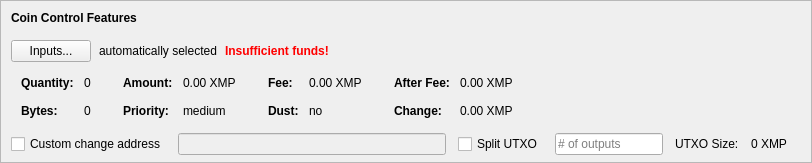
    <widget class="QFrame" name="frameCoinControl">
     <property name="sizePolicy">
      <sizepolicy hsizetype="Expanding" vsizetype="Expanding">
       <horstretch>0</horstretch>
       <verstretch>0</verstretch>
      </sizepolicy>
     </property>
     <property name="maximumSize">
      <size>
       <width>16777215</width>
       <height>16777215</height>
      </size>
     </property>
     <property name="frameShape">
      <enum>QFrame::StyledPanel</enum>
     </property>
     <property name="frameShadow">
      <enum>QFrame::Sunken</enum>
     </property>
     <layout class="QVBoxLayout" name="verticalLayoutCoinControl2">
      <property name="spacing">
       <number>0</number>
      </property>
      <property name="leftMargin">
       <number>0</number>
      </property>
      <property name="topMargin">
       <number>0</number>
      </property>
      <property name="rightMargin">
       <number>0</number>
      </property>
      <property name="bottomMargin">
       <number>6</number>
      </property>
      <item>
       <layout class="QVBoxLayout" name="verticalLayoutCoinControl" stretch="0,0,0,0,1">
        <property name="spacing">
         <number>0</number>
        </property>
        <property name="leftMargin">
         <number>10</number>
        </property>
        <property name="topMargin">
         <number>10</number>
        </property>
        <item>
         <layout class="QHBoxLayout" name="horizontalLayoutCoinControl1">
          <property name="bottomMargin">
           <number>15</number>
          </property>
          <item>
           <widget class="QLabel" name="labelCoinControlFeatures">
            <property name="sizePolicy">
             <sizepolicy hsizetype="Preferred" vsizetype="Maximum">
              <horstretch>0</horstretch>
              <verstretch>0</verstretch>
             </sizepolicy>
            </property>
            <property name="font">
             <font>
              <weight>75</weight>
              <bold>true</bold>
             </font>
            </property>
            <property name="styleSheet">
             <string notr="true">font-weight:bold;</string>
            </property>
            <property name="text">
             <string>Coin Control Features</string>
            </property>
           </widget>
          </item>
         </layout>
        </item>
        <item>
         <layout class="QHBoxLayout" name="horizontalLayoutCoinControl2" stretch="0,0,0,0">
          <property name="spacing">
           <number>8</number>
          </property>
          <property name="bottomMargin">
           <number>10</number>
          </property>
          <item>
           <widget class="QPushButton" name="pushButtonCoinControl">
            <property name="styleSheet">
             <string notr="true"/>
            </property>
            <property name="text">
             <string>Inputs...</string>
            </property>
            <property name="autoDefault">
             <bool>false</bool>
            </property>
           </widget>
          </item>
          <item>
           <widget class="QLabel" name="labelCoinControlAutomaticallySelected">
            <property name="text">
             <string>automatically selected</string>
            </property>
            <property name="margin">
             <number>5</number>
            </property>
           </widget>
          </item>
          <item>
           <widget class="QLabel" name="labelCoinControlInsuffFunds">
            <property name="font">
             <font>
              <weight>75</weight>
              <bold>true</bold>
             </font>
            </property>
            <property name="styleSheet">
             <string notr="true">color:red;font-weight:bold;</string>
            </property>
            <property name="text">
             <string>Insufficient funds!</string>
            </property>
            <property name="margin">
             <number>5</number>
            </property>
           </widget>
          </item>
          <item>
           <spacer name="horizontalSpacerCoinControl">
            <property name="orientation">
             <enum>Qt::Horizontal</enum>
            </property>
            <property name="sizeHint" stdset="0">
             <size>
              <width>40</width>
              <height>1</height>
             </size>
            </property>
           </spacer>
          </item>
         </layout>
        </item>
        <item>
         <widget class="QWidget" name="widgetCoinControl" native="true">
          <property name="sizePolicy">
           <sizepolicy hsizetype="Preferred" vsizetype="Preferred">
            <horstretch>0</horstretch>
            <verstretch>0</verstretch>
           </sizepolicy>
          </property>
          <property name="minimumSize">
           <size>
            <width>0</width>
            <height>0</height>
           </size>
          </property>
          <property name="styleSheet">
           <string notr="true"/>
          </property>
          <layout class="QHBoxLayout" name="horizontalLayoutCoinControl5">
           <property name="leftMargin">
            <number>0</number>
           </property>
           <property name="topMargin">
            <number>0</number>
           </property>
           <property name="rightMargin">
            <number>0</number>
           </property>
           <property name="bottomMargin">
            <number>0</number>
           </property>
           <item>
            <layout class="QHBoxLayout" name="horizontalLayoutCoinControl3" stretch="0,0,0,1">
             <property name="spacing">
              <number>20</number>
             </property>
             <property name="topMargin">
              <number>0</number>
             </property>
             <property name="bottomMargin">
              <number>10</number>
             </property>
             <item>
              <layout class="QFormLayout" name="formLayoutCoinControl1">
               <property name="horizontalSpacing">
                <number>10</number>
               </property>
               <property name="verticalSpacing">
                <number>14</number>
               </property>
               <property name="leftMargin">
                <number>10</number>
               </property>
               <property name="topMargin">
                <number>4</number>
               </property>
               <property name="rightMargin">
                <number>6</number>
               </property>
               <item row="0" column="0">
                <widget class="QLabel" name="labelCoinControlQuantityText">
                 <property name="font">
                  <font>
                   <weight>75</weight>
                   <bold>true</bold>
                  </font>
                 </property>
                 <property name="text">
                  <string>Quantity:</string>
                 </property>
                 <property name="margin">
                  <number>0</number>
                 </property>
                </widget>
               </item>
               <item row="0" column="1">
                <widget class="QLabel" name="labelCoinControlQuantity">
                 <property name="cursor">
                  <cursorShape>IBeamCursor</cursorShape>
                 </property>
                 <property name="contextMenuPolicy">
                  <enum>Qt::ActionsContextMenu</enum>
                 </property>
                 <property name="text">
                  <string notr="true">0</string>
                 </property>
                 <property name="margin">
                  <number>0</number>
                 </property>
                 <property name="textInteractionFlags">
                  <set>Qt::LinksAccessibleByMouse|Qt::TextSelectableByKeyboard|Qt::TextSelectableByMouse</set>
                 </property>
                </widget>
               </item>
               <item row="1" column="0">
                <widget class="QLabel" name="labelCoinControlBytesText">
                 <property name="font">
                  <font>
                   <weight>75</weight>
                   <bold>true</bold>
                  </font>
                 </property>
                 <property name="text">
                  <string>Bytes:</string>
                 </property>
                </widget>
               </item>
               <item row="1" column="1">
                <widget class="QLabel" name="labelCoinControlBytes">
                 <property name="cursor">
                  <cursorShape>IBeamCursor</cursorShape>
                 </property>
                 <property name="contextMenuPolicy">
                  <enum>Qt::ActionsContextMenu</enum>
                 </property>
                 <property name="text">
                  <string notr="true">0</string>
                 </property>
                 <property name="textInteractionFlags">
                  <set>Qt::LinksAccessibleByMouse|Qt::TextSelectableByKeyboard|Qt::TextSelectableByMouse</set>
                 </property>
                </widget>
               </item>
              </layout>
             </item>
             <item>
              <layout class="QFormLayout" name="formLayoutCoinControl2">
               <property name="horizontalSpacing">
                <number>10</number>
               </property>
               <property name="verticalSpacing">
                <number>14</number>
               </property>
               <property name="leftMargin">
                <number>6</number>
               </property>
               <property name="topMargin">
                <number>4</number>
               </property>
               <property name="rightMargin">
                <number>6</number>
               </property>
               <item row="0" column="0">
                <widget class="QLabel" name="labelCoinControlAmountText">
                 <property name="font">
                  <font>
                   <weight>75</weight>
                   <bold>true</bold>
                  </font>
                 </property>
                 <property name="text">
                  <string>Amount:</string>
                 </property>
                 <property name="margin">
                  <number>0</number>
                 </property>
                </widget>
               </item>
               <item row="0" column="1">
                <widget class="QLabel" name="labelCoinControlAmount">
                 <property name="cursor">
                  <cursorShape>IBeamCursor</cursorShape>
                 </property>
                 <property name="contextMenuPolicy">
                  <enum>Qt::ActionsContextMenu</enum>
                 </property>
                 <property name="text">
                  <string notr="true">0.00 XMP</string>
                 </property>
                 <property name="textInteractionFlags">
                  <set>Qt::LinksAccessibleByMouse|Qt::TextSelectableByKeyboard|Qt::TextSelectableByMouse</set>
                 </property>
                </widget>
               </item>
               <item row="1" column="0">
                <widget class="QLabel" name="labelCoinControlPriorityText">
                 <property name="font">
                  <font>
                   <weight>75</weight>
                   <bold>true</bold>
                  </font>
                 </property>
                 <property name="text">
                  <string>Priority:</string>
                 </property>
                </widget>
               </item>
               <item row="1" column="1">
                <widget class="QLabel" name="labelCoinControlPriority">
                 <property name="cursor">
                  <cursorShape>IBeamCursor</cursorShape>
                 </property>
                 <property name="contextMenuPolicy">
                  <enum>Qt::ActionsContextMenu</enum>
                 </property>
                 <property name="text">
                  <string>medium</string>
                 </property>
                 <property name="textInteractionFlags">
                  <set>Qt::LinksAccessibleByMouse|Qt::TextSelectableByKeyboard|Qt::TextSelectableByMouse</set>
                 </property>
                </widget>
               </item>
              </layout>
             </item>
             <item>
              <layout class="QFormLayout" name="formLayoutCoinControl3">
               <property name="horizontalSpacing">
                <number>10</number>
               </property>
               <property name="verticalSpacing">
                <number>14</number>
               </property>
               <property name="leftMargin">
                <number>6</number>
               </property>
               <property name="topMargin">
                <number>4</number>
               </property>
               <property name="rightMargin">
                <number>6</number>
               </property>
               <item row="0" column="0">
                <widget class="QLabel" name="labelCoinControlFeeText">
                 <property name="font">
                  <font>
                   <weight>75</weight>
                   <bold>true</bold>
                  </font>
                 </property>
                 <property name="text">
                  <string>Fee:</string>
                 </property>
                 <property name="margin">
                  <number>0</number>
                 </property>
                </widget>
               </item>
               <item row="0" column="1">
                <widget class="QLabel" name="labelCoinControlFee">
                 <property name="cursor">
                  <cursorShape>IBeamCursor</cursorShape>
                 </property>
                 <property name="contextMenuPolicy">
                  <enum>Qt::ActionsContextMenu</enum>
                 </property>
                 <property name="text">
                  <string notr="true">0.00 XMP</string>
                 </property>
                 <property name="textInteractionFlags">
                  <set>Qt::LinksAccessibleByMouse|Qt::TextSelectableByKeyboard|Qt::TextSelectableByMouse</set>
                 </property>
                </widget>
               </item>
               <item row="1" column="0">
                <widget class="QLabel" name="labelCoinControlLowOutputText">
                 <property name="font">
                  <font>
                   <weight>75</weight>
                   <bold>true</bold>
                  </font>
                 </property>
                 <property name="text">
                  <string>Dust:</string>
                 </property>
                </widget>
               </item>
               <item row="1" column="1">
                <widget class="QLabel" name="labelCoinControlLowOutput">
                 <property name="cursor">
                  <cursorShape>IBeamCursor</cursorShape>
                 </property>
                 <property name="contextMenuPolicy">
                  <enum>Qt::ActionsContextMenu</enum>
                 </property>
                 <property name="text">
                  <string>no</string>
                 </property>
                 <property name="textInteractionFlags">
                  <set>Qt::LinksAccessibleByMouse|Qt::TextSelectableByKeyboard|Qt::TextSelectableByMouse</set>
                 </property>
                </widget>
               </item>
              </layout>
             </item>
             <item>
              <layout class="QFormLayout" name="formLayoutCoinControl4">
               <property name="horizontalSpacing">
                <number>10</number>
               </property>
               <property name="verticalSpacing">
                <number>14</number>
               </property>
               <property name="leftMargin">
                <number>6</number>
               </property>
               <property name="topMargin">
                <number>4</number>
               </property>
               <property name="rightMargin">
                <number>6</number>
               </property>
               <item row="0" column="0">
                <widget class="QLabel" name="labelCoinControlAfterFeeText">
                 <property name="font">
                  <font>
                   <weight>75</weight>
                   <bold>true</bold>
                  </font>
                 </property>
                 <property name="text">
                  <string>After Fee:</string>
                 </property>
                 <property name="margin">
                  <number>0</number>
                 </property>
                </widget>
               </item>
               <item row="0" column="1">
                <widget class="QLabel" name="labelCoinControlAfterFee">
                 <property name="cursor">
                  <cursorShape>IBeamCursor</cursorShape>
                 </property>
                 <property name="contextMenuPolicy">
                  <enum>Qt::ActionsContextMenu</enum>
                 </property>
                 <property name="text">
                  <string notr="true">0.00 XMP</string>
                 </property>
                 <property name="textInteractionFlags">
                  <set>Qt::LinksAccessibleByMouse|Qt::TextSelectableByKeyboard|Qt::TextSelectableByMouse</set>
                 </property>
                </widget>
               </item>
               <item row="1" column="0">
                <widget class="QLabel" name="labelCoinControlChangeText">
                 <property name="font">
                  <font>
                   <weight>75</weight>
                   <bold>true</bold>
                  </font>
                 </property>
                 <property name="text">
                  <string>Change:</string>
                 </property>
                </widget>
               </item>
               <item row="1" column="1">
                <widget class="QLabel" name="labelCoinControlChange">
                 <property name="cursor">
                  <cursorShape>IBeamCursor</cursorShape>
                 </property>
                 <property name="contextMenuPolicy">
                  <enum>Qt::ActionsContextMenu</enum>
                 </property>
                 <property name="text">
                  <string notr="true">0.00 XMP</string>
                 </property>
                 <property name="textInteractionFlags">
                  <set>Qt::LinksAccessibleByMouse|Qt::TextSelectableByKeyboard|Qt::TextSelectableByMouse</set>
                 </property>
                </widget>
               </item>
              </layout>
             </item>
            </layout>
           </item>
          </layout>
         </widget>
        </item>
        <item>
         <layout class="QHBoxLayout" name="horizontalLayoutCoinControl4" stretch="0,0,0,0,0,0,0">
          <property name="spacing">
           <number>12</number>
          </property>
          <property name="sizeConstraint">
           <enum>QLayout::SetDefaultConstraint</enum>
          </property>
          <property name="topMargin">
           <number>5</number>
          </property>
          <property name="rightMargin">
           <number>5</number>
          </property>
          <item>
           <widget class="QCheckBox" name="checkBoxCoinControlChange">
            <property name="toolTip">
             <string>If this is activated, but the change address is empty or invalid, change will be sent to a newly generated address.</string>
            </property>
            <property name="text">
             <string>Custom change address</string>
            </property>
           </widget>
          </item>
          <item>
           <widget class="QValidatedLineEdit" name="lineEditCoinControlChange">
            <property name="enabled">
             <bool>false</bool>
            </property>
            <property name="sizePolicy">
             <sizepolicy hsizetype="Expanding" vsizetype="Fixed">
              <horstretch>0</horstretch>
              <verstretch>0</verstretch>
             </sizepolicy>
            </property>
           </widget>
          </item>
          <item>
           <widget class="QCheckBox" name="splitBlockCheckBox">
            <property name="text">
             <string>Split UTXO</string>
            </property>
           </widget>
          </item>
          <item>
           <widget class="QLineEdit" name="splitBlockLineEdit">
            <property name="sizePolicy">
             <sizepolicy hsizetype="Fixed" vsizetype="Fixed">
              <horstretch>50</horstretch>
              <verstretch>0</verstretch>
             </sizepolicy>
            </property>
            <property name="placeholderText">
             <string># of outputs</string>
            </property>
           </widget>
          </item>
          <item>
           <widget class="QLabel" name="labelBlockSizeText">
            <property name="text">
             <string>UTXO Size:</string>
            </property>
           </widget>
          </item>
          <item>
           <widget class="QLabel" name="labelBlockSize">
            <property name="text">
             <string>0 XMP</string>
            </property>
           </widget>
          </item>
          <item>
           <widget class="QLabel" name="labelCoinControlChangeLabel">
            <property name="sizePolicy">
             <sizepolicy hsizetype="Preferred" vsizetype="Expanding">
              <horstretch>0</horstretch>
              <verstretch>0</verstretch>
             </sizepolicy>
            </property>
            <property name="minimumSize">
             <size>
              <width>0</width>
              <height>0</height>
             </size>
            </property>
            <property name="text">
             <string/>
            </property>
            <property name="margin">
             <number>3</number>
            </property>
           </widget>
          </item>
         </layout>
        </item>
        <item>
         <spacer name="verticalSpacerCoinControl">
          <property name="orientation">
           <enum>Qt::Vertical</enum>
          </property>
          <property name="sizeHint" stdset="0">
           <size>
            <width>800</width>
            <height>1</height>
           </size>
          </property>
         </spacer>
        </item>
       </layout>
      </item>
     </layout>
    </widget>
